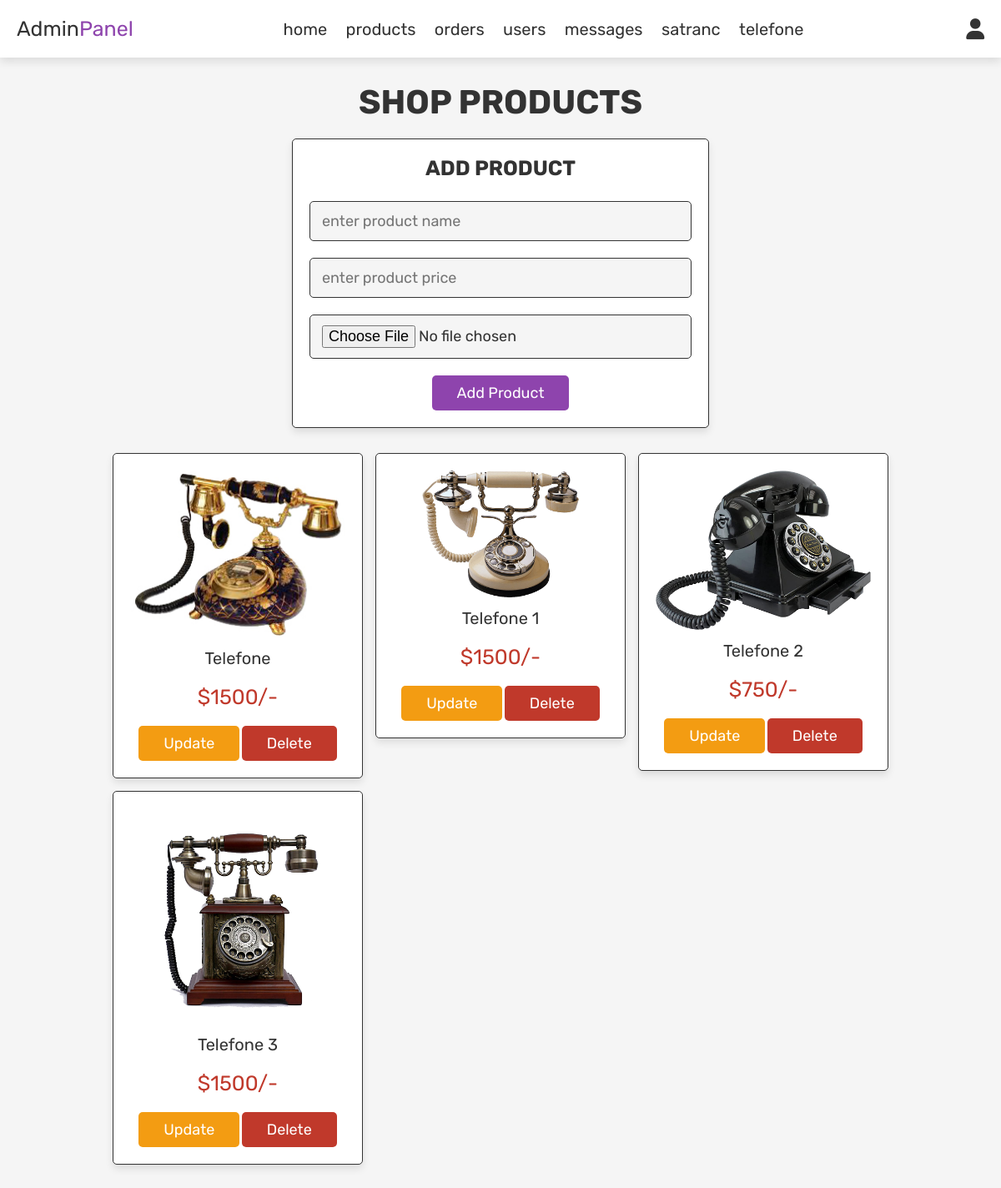
Page /aa/telefoneeee.php (signed in) on the committed database.
### tables this page shows
CREATE TABLE `telefone` (
  `id` int(11) NOT NULL,
  `name` text NOT NULL,
  `price` text NOT NULL,
  `image` text NOT NULL
);

### aa/telefoneeee.php (the view, shortened to what this page needs)
<?php
include 'config.php';
?>
<!DOCTYPE html>
<html lang="en">
<head>
   <link rel="stylesheet" href="https://cdnjs.cloudflare.com/ajax/libs/font-awesome/6.0.0/css/all.min.css">
   <link rel="stylesheet" href="css/admin_style.css">
</head>
<body>
<?php include 'admin_header.php'; ?>
<section class="add-products">
   <h1 class="title">shop products</h1>
   <form action="" method="post" enctype="multipart/form-data">
      <h3>add product</h3>
      <input type="text" name="name" class="box" placeholder="enter product name" required>
      <input type="number" min="0" name="price" class="box" placeholder="enter product price" required>
      <input type="file" name="image" accept="image/jpg, image/jpeg, image/png" class="box" required>
      <input type="submit" value="add product" name="add_product" class="btn">
   </form>
</section>
<section class="show-products">
   <div class="box-container">
      <?php
         $select_products = mysqli_query($conn, "SELECT * FROM `telefone`") or die('query failed');
         if(mysqli_num_rows($select_products) > 0){
            while($fetch_products = mysqli_fetch_assoc($select_products)){
      ?>
      <div class="box">
         <img style="width: 100%; height:100%;" src="tele/<?php echo $fetch_products['image']; ?>" alt="">
         <div class="name"><?php echo $fetch_products['name']; ?></div>
         <div class="price">$<?php echo $fetch_products['price']; ?>/-</div>
         <a href="telefoneeee.php?update=<?php echo $fetch_products['id']; ?>" class="option-btn">update</a>
         <a href="telefoneeee.php?delete=<?php echo $fetch_products['id']; ?>" class="delete-btn" onclick="return confirm('delete this product?');">delete</a>
      </div>
      <?php
         }
      }else{
         echo '<p class="empty">no products added yet!</p>';
      }
      ?>
   </div>
</section>
</body>
</html>

### aa/css/admin_style.css (style rules this page uses)
:root { --purple:#8e44ad; --red:#c0392b; --orange:#f39c12; --black:#333; --white:#fff; --light-color:#666; --light-white:#ccc; --light-bg:#f5f5f5; --border:.1rem solid var(--black); --box-shadow:0 .5rem 1rem rgba(0,0,0,.1); }
* { font-family: 'Rubik', sans-serif; margin:0; padding:0; box-sizing: border-box; outline: none; border:none; text-decoration: none; transition:all .2s linear; }
html { font-size: 62.5%; overflow-x: hidden; }
body { background-color: var(--light-bg); }
section { padding:3rem 2rem; }
.title { text-align: center; margin-bottom: 2rem; text-transform: uppercase; color:var(--black); font-size: 4rem; }
.btn, .option-btn, .delete-btn, .white-btn { display: inline-block; margin-top: 1rem; padding:1rem 3rem; cursor: pointer; color:var(--white); font-size: 1.8rem; border-radius: .5rem; text-transform: capitalize; }
.white-btn, .btn { background-color: var(--purple); }
.option-btn { background-color: var(--orange); }
.delete-btn { background-color: var(--red); }
.add-products form { background-color: var(--white); border-radius: .5rem; padding:2rem; text-align: center; box-shadow: var(--box-shadow); border:var(--border); max-width: 50rem; margin:0 auto; }
.add-products form h3 { font-size: 2.5rem; text-transform: uppercase; color:var(--black); margin-bottom: 1.5rem; }
.add-products form .box { width: 100%; background-color: var(--light-bg); border-radius: .5rem; margin:1rem 0; padding:1.2rem 1.4rem; color:var(--black); font-size: 1.8rem; border:var(--border); }
.show-products .box-container { display: grid; grid-template-columns: repeat(auto-fit, 30rem); justify-content: center; gap:1.5rem; max-width: 1200px; margin:0 auto; align-items: flex-start; }
.show-products { padding-top: 0; }
.show-products .box-container .box { text-align: center; padding:2rem; border-radius: .5rem; border:var(--border); box-shadow: var(--box-shadow); background-color: var(--white); }
.show-products .box-container .box img { height: 30rem; }
.show-products .box-container .box .name { padding:1rem 0; font-size: 2rem; color:var(--black); }
.show-products .box-container .box .price { padding:1rem 0; font-size: 2.5rem; color:var(--red); }

### rows in the picture
telefone: image (picture), name "Telefone", price "1500"
telefone: image (picture), name "Telefone 1", price "1500"
telefone: image (picture), name "Telefone 2", price "750"
telefone: image (picture), name "Telefone 3", price "1500"
